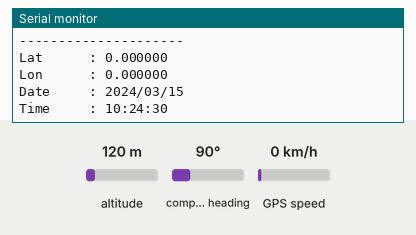
Simulated run of this sketch. Board: Arduino Uno, built with avr-gcc and run on an emulated ATmega328P. Shown: the last lines printed to the serial monitor. Inputs (shaded band) come from the test bench; at power-on: altitude 120 m, compass heading 90°, GPS speed 0 km/h. The GPS gets a fix after 3 s at 37.7749, -122.4194 with 8 satellites.

Above: at 1.2 s.
1.3 s: altitude set to 980 m
At 2.1 s:
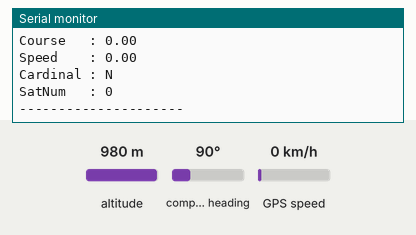
5.4 s: compass heading set to 269°
At 6.5 s:
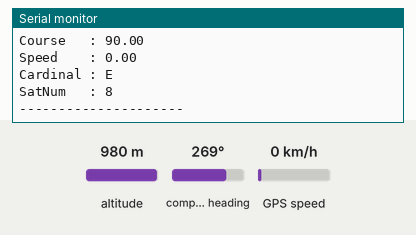
9.5 s: compass heading set to 180°
At 9.5 s:
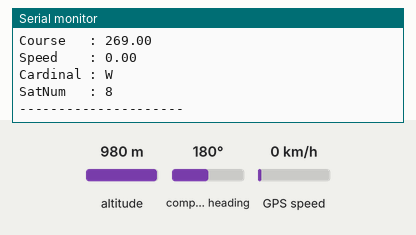
13.1 s: GPS speed set to 2 km/h
At 15.7 s:
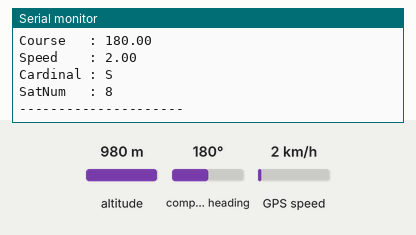
Timing chart, 0 to 17.2 s (numbered marks = the images above; inputs shaded):
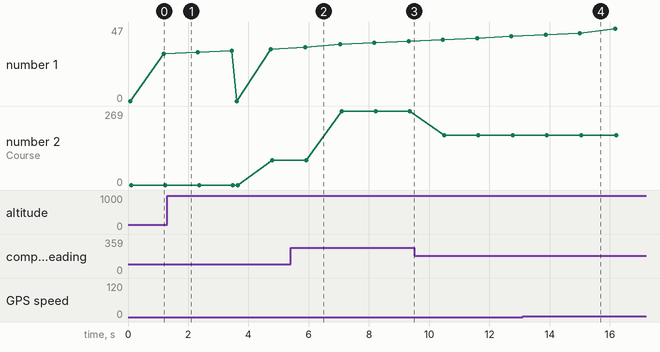

Measured:
- after the input at 13.1 s, the serial monitor: prints a new line after 1.9 s (image 4)
- plotted number 1: 41 → 47 after the input at 13.1 s
- plotted number 2: 90 → 269 after the input at 5.4 s, 269 → 180 after the input at 9.5 s

The sketch:

UBlox_GNSS_Parse_Test.ino
```cpp
#include <TinyGPS++.h>
#include <SoftwareSerial.h>

TinyGPSPlus gps;

#define TXPin 4
#define GPSBaud 9600
#define RXPin 3

SoftwareSerial ss(RXPin, TXPin);

void setup()
{
  Serial.begin(9600);
  ss.begin(GPSBaud);
}

void loop()
{
  Serial.print("Lat      : ");
  Serial.println(gps.location.lat(), 6);

  Serial.print("Lon      : ");
  Serial.println(gps.location.lng(), 6);

  Serial.print("Date     : ");
  char d[32];
  sprintf(d, "%02d/%02d/%02d ", gps.date.year(), gps.date.month(), gps.date.day());
  Serial.println(d);

  Serial.print("Time     : ");
  char t[32];
  sprintf(t, "%02d:%02d:%02d ", gps.time.hour(), gps.time.minute(), gps.time.second());
  Serial.println(t);

  Serial.print("Alt      : ");
  Serial.println(gps.altitude.value());

  Serial.print("Course   : ");
  Serial.println(gps.course.deg());

  Serial.print("Speed    : ");
  Serial.println(gps.speed.kmph());

  Serial.print("Cardinal : ");
  Serial.println(TinyGPSPlus::cardinal(gps.course.deg()));

  Serial.print("SatNum   : ");
  Serial.println(gps.satellites.value());
  Serial.println("---------------------");

  smartDelay(1000);
}

static void smartDelay(unsigned long ms)
{
  unsigned long start = millis();
  do
  {
    while (ss.available())
      gps.encode(ss.read());
  } while (millis() - start < ms);
}
```
